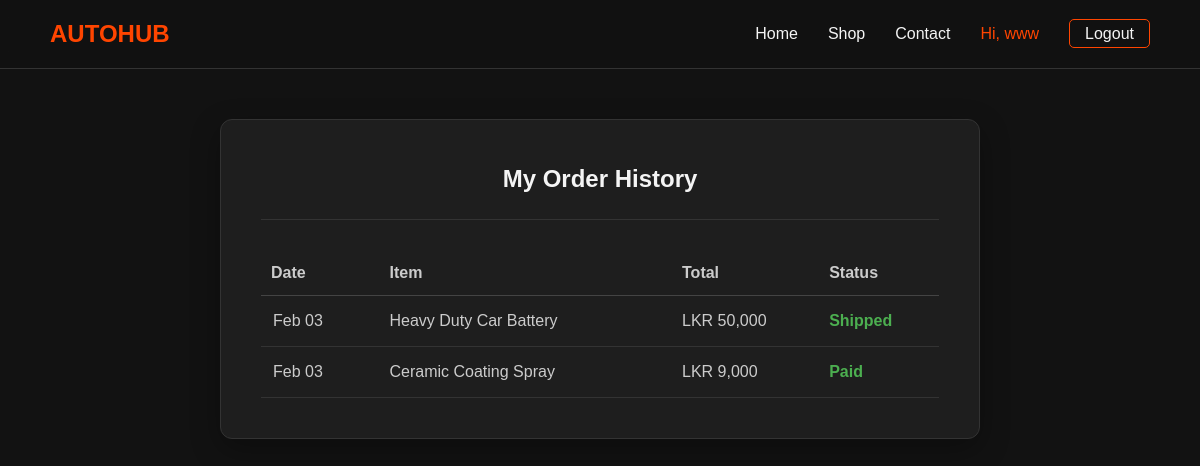
The page /php/profile.php (signed in) on the database its author committed.
### tables this page shows
CREATE TABLE `orders` (
  `id` int(11) NOT NULL,
  `user_id` int(11) NOT NULL,
  `product_id` int(11) NOT NULL,
  `quantity` int(11) DEFAULT 1,
  `total_price` decimal(10,2) NOT NULL,
  `status` varchar(50) DEFAULT 'Pending',
  `order_date` timestamp NOT NULL DEFAULT current_timestamp()
);

CREATE TABLE `products` (
  `id` int(11) NOT NULL,
  `name` varchar(100) NOT NULL,
  `description` varchar(1000) DEFAULT NULL,
  `price` decimal(10,2) NOT NULL,
  `image_url` varchar(255) DEFAULT NULL,
  `stock_quantity` int(11) DEFAULT 0,
  `created_at` timestamp NOT NULL DEFAULT current_timestamp()
);

### php/profile.php (the view, shortened to what this page needs)
<?php
include 'db_conn.php';
?>
<!DOCTYPE html>
<html lang="en">
<head>
    <link rel="stylesheet" href="/DMW_CW/css/global.css">
    <link rel="stylesheet" href="/DMW_CW/css/profile.css">
</head>
<body>
    <nav class="navbar">
        <div class="logo">AutoHub</div>
        <ul class="nav-links">
            <li><a href="index.php">Home</a></li>
            <li><a href="shop.php">Shop</a></li>
            <li><a href="contact.php">Contact</a></li>
            <li><a href="profile.php" class="active" style="color: var(--primary);">Hi, <?php echo $_SESSION['username']; ?></a></li>
            <li><a href="logout.php" class="btn-admin">Logout</a></li>
        </ul>
    </nav>
    <div class="profile-container">
        <div class="profile-card" style="margin-top: 30px;">
            <div class="profile-header">
                <h2>My Order History</h2>
            </div>
            <table style="width: 100%; border-collapse: collapse; color: #ccc;">
                <thead>
                    <tr style="border-bottom: 1px solid #444; text-align: left;">
                        <th style="padding: 10px;">Date</th>
                        <th>Item</th>
                        <th>Total</th>
                        <th>Status</th>
                    </tr>
                </thead>
                <tbody>
                    <?php
                    $oid = $_SESSION['user_id'];
                    $sql_orders = "SELECT o.order_date, o.total_price, o.status, p.name
                                   FROM orders o
                                   JOIN products p ON o.product_id = p.id
                                   WHERE o.user_id = $oid ORDER BY o.order_date DESC";
                    $res_orders = $conn->query($sql_orders);
                    if ($res_orders->num_rows > 0) {
                        while ($order = $res_orders->fetch_assoc()) {
                            $statusColor = ($order['status'] == 'Pending') ? '#FFA500' : '#4CAF50';
                    ?>
                        <tr style="border-bottom: 1px solid #333;">
                            <td style="padding: 12px;"><?php echo date("M d", strtotime($order['order_date'])); ?></td>
                            <td><?php echo $order['name']; ?></td>
                            <td>LKR <?php echo number_format($order['total_price']); ?></td>
                            <td style="color: <?php echo $statusColor; ?>; font-weight: bold;">
                                <?php echo $order['status']; ?>
                            </td>
                        </tr>
                    <?php
                        }
                    } else {
                        echo "<tr><td colspan='4' style='padding:15px; text-align:center;'>No orders yet.</td></tr>";
                    }
                    ?>
                </tbody>
            </table>
        </div>
    </div>
</body>
</html>

### css/global.css (style rules this page uses)
:root { --primary: #ff4500; --primary-hover: #e03e00; --dark-bg: #121212; --card-bg: #1e1e1e; --text: #f4f4f4; --text-muted: #aaaaaa; --border: #333333; --font-main: 'Poppins', sans-serif; }
* { margin: 0; padding: 0; box-sizing: border-box; }
body { background-color: var(--dark-bg); color: var(--text); font-family: var(--font-main); line-height: 1.6; }
a { text-decoration: none; color: inherit; transition: 0.3s; }
ul { list-style: none; }
.navbar { display: flex; justify-content: space-between; align-items: center; padding: 15px 50px; background-color: rgba(18, 18, 18, 0.95); border-bottom: 1px solid var(--border); position: sticky; top: 0; z-index: 1000; backdrop-filter: blur(10px); }
.logo { font-size: 24px; font-weight: 700; color: var(--primary); text-transform: uppercase; }
.nav-links { display: flex; gap: 30px; }
.nav-links a:hover, .nav-links a.active { color: var(--primary); }
.btn-admin { border: 1px solid var(--primary); padding: 5px 15px; border-radius: 5px; }

### css/profile.css (style rules this page uses)
.profile-container { max-width: 800px; margin: 50px auto; padding: 0 20px; }
.profile-card { background-color: var(--card-bg); padding: 40px; border-radius: 12px; border: 1px solid var(--border); box-shadow: 0 10px 30px rgba(0,0,0,0.3); }
.profile-header { text-align: center; margin-bottom: 30px; border-bottom: 1px solid #333; padding-bottom: 20px; }

### rows shown on the page
orders: order_date "Feb 03", product.name "Heavy Duty Car Battery", total_price "50,000", status "Shipped"
orders: order_date "Feb 03", product.name "Ceramic Coating Spray", total_price "9,000", status "Paid"

### other values the page prints
$_SESSION['username'] "www"
